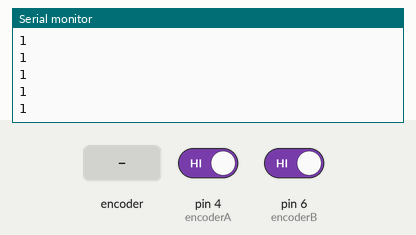
Recording of a sketch running on a simulated Arduino Uno, built with avr-gcc and run on an emulated ATmega328P. Shown: the last lines printed to the serial monitor. The test bench sets the inputs (shaded band); at power-on: pin 4 (encoderA) HIGH, pin 6 (encoderB) HIGH.

Above: at 1.2 s.
1.3 s: rotary encoder on pin 4 (encoderA) / pin 6 (encoderB) turned 1 step (first pin leading)
At 2.2 s:
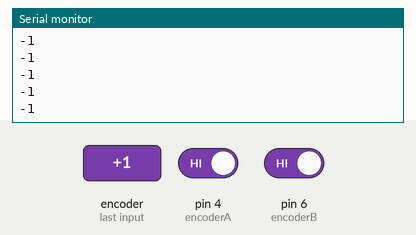
3.0 s: rotary encoder on pin 4 (encoderA) / pin 6 (encoderB) turned 1 step (first pin leading)
At 3.6 s:
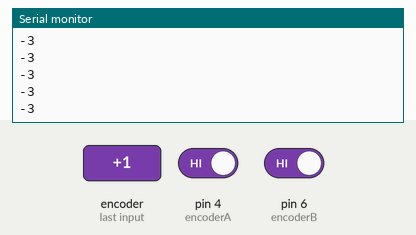
Timing chart, 0 to 6.0 s (numbered marks = the images above; inputs shaded):
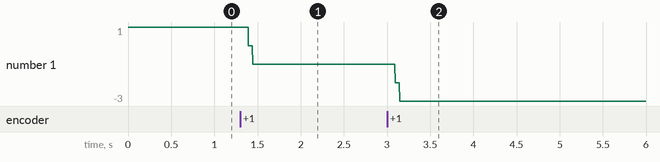

The sketch:

encodertest.ino
```cpp
int encoderA = 4;
int encoderB = 6;

int previousA;
int previousB;

int count;
long lastTime;
int skip;

void setup() {
  pinMode(encoderA, INPUT_PULLUP);
  pinMode(encoderB, INPUT_PULLUP);
  Serial.begin(9600);
  lastTime = millis();
}

void loop() {
  int A = digitalRead(encoderA);
  int B = digitalRead(encoderB);

  // need to skip one edge because
  // 1 puls has 2 edges
  if (A != previousA)
  {
    if (skip)
    {
      skip = 0;
    }
    else
    {
      ++count;
      skip = 1;
    }
  }
  else if (B != previousB)
  {
    if (skip)
    {
      skip = 0;
    }
    else
    {
      --count;
      skip = 1;
    }
  }

  previousA = A;
  previousB = B;

  long currentTime = millis();
  if ((lastTime + 250) > currentTime)
  {
    lastTime = currentTime;
    Serial.println(count);
  }
}
```

Measured:
- after the input at 1.3 s, the serial monitor: prints a new line after 0.09 s (image 1)
- after the input at 3.0 s, the serial monitor: prints a new line after 0.10 s (image 2)
- plotted number 1: 1 → -1 after the input at 1.3 s, -1 → -3 after the input at 3.0 s
